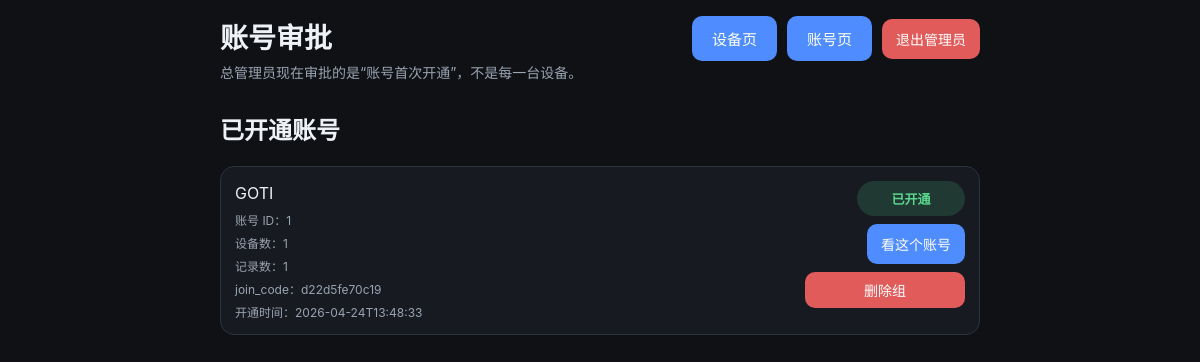
/admin/accounts, run on an earlier commit of the app's database.
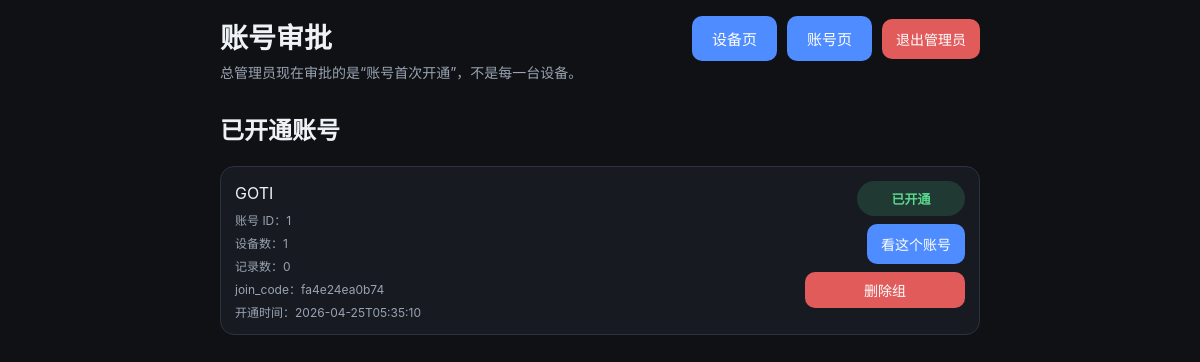
And on a later commit of the database.
### tables this page shows
CREATE TABLE users (
            id INTEGER PRIMARY KEY AUTOINCREMENT,
            name TEXT NOT NULL DEFAULT 'default',
            created_at TEXT NOT NULL DEFAULT (datetime('now'))
        , approval_status TEXT NOT NULL DEFAULT 'approved', join_code TEXT, approved_at TEXT, api_token TEXT);

### app/main.py (the view)
@app.route("/admin/accounts")
def admin_accounts_page():
    guard = admin_guard()
    if guard:
        return guard
    pending_users = get_users("pending")
    approved_users = get_users("approved")
    return render_template("admin_accounts.html", pending_users=pending_users, approved_users=approved_users)

### app/main.py (called while the page is built)
def get_conn():
    conn = sqlite3.connect(str(DB_PATH))
    conn.row_factory = sqlite3.Row
    return conn

def admin_cookie_value():
    if not ADMIN_PASSWORD:
        return None
    return hashlib.sha256(ADMIN_PASSWORD.encode()).hexdigest()

def is_admin_authenticated():
    expected = admin_cookie_value()
    if not expected:
        return True
    actual = request.cookies.get(ADMIN_COOKIE, "")
    return hmac.compare_digest(actual, expected)

def admin_guard():
    if is_admin_authenticated():
        return None
    next_path = request.path
    if request.query_string:
        next_path += "?" + request.query_string.decode()
    return redirect(url_for("admin_login_page", next=next_path))

### app/templates/admin_accounts.html (shortened to what this page needs)
<!doctype html>
<html lang="zh-CN">
<head>
  <link rel="stylesheet" href="/static/style.css" />
</head>
<body>
  <main class="container">
    <header class="header">
      <div class="title-row">
        <div>
          <h1>账号审批</h1>
          <p class="subtitle">总管理员现在审批的是“账号首次开通”，不是每一台设备。</p>
        </div>
        <div class="toolbar-actions">
          <a class="nav-link" href="/devices">设备页</a>
          <a class="nav-link" href="/account">账号页</a>
          <form action="/admin/logout" method="post" class="inline-form-row">
            <button type="submit" class="danger compact">退出管理员</button>
          </form>
        </div>
      </div>
    </header>
    <section class="section-block">
      <h2 class="section-title">已开通账号</h2>
      <div class="list">
        {% if approved_users %}
          {% for user in approved_users %}
            <article class="item">
              <div class="item-main grow">
                <div class="item-content">{{ user.name }}</div>
                <div class="item-meta">账号 ID：{{ user.id }}</div>
                <div class="item-meta">设备数：{{ user.device_count }}</div>
                <div class="item-meta">记录数：{{ user.item_count }}</div>
                <div class="item-meta">join_code：{{ user.join_code or '-' }}</div>
                <div class="item-meta">开通时间：{{ user.approved_at or '-' }}</div>
              </div>
              <div class="item-actions">
                <span class="status-badge trusted">已开通</span>
                <a class="secondary-button compact" href="/account?user_id={{ user.id }}">看这个账号</a>
                <form action="/admin/accounts/delete/{{ user.id }}" method="post" class="full-width-form" onsubmit="return confirm('确认删除这个组及其所有设备和记录？');">
                  <button type="submit" class="danger compact">删除组</button>
                </form>
              </div>
            </article>
          {% endfor %}
        {% else %}
          <div class="empty">还没有已开通账号。</div>
        {% endif %}
      </div>
    </section>
  </main>
</body>
</html>

What changed in the data, as far as the page shows it:
changed users "GOTI": item_count "1" → "0"; join_code "d22d5fe70c19" → "fa4e24ea0b74"; approved_at "2026-04-24T13:48:33" → "2026-04-25T05:35:10"
